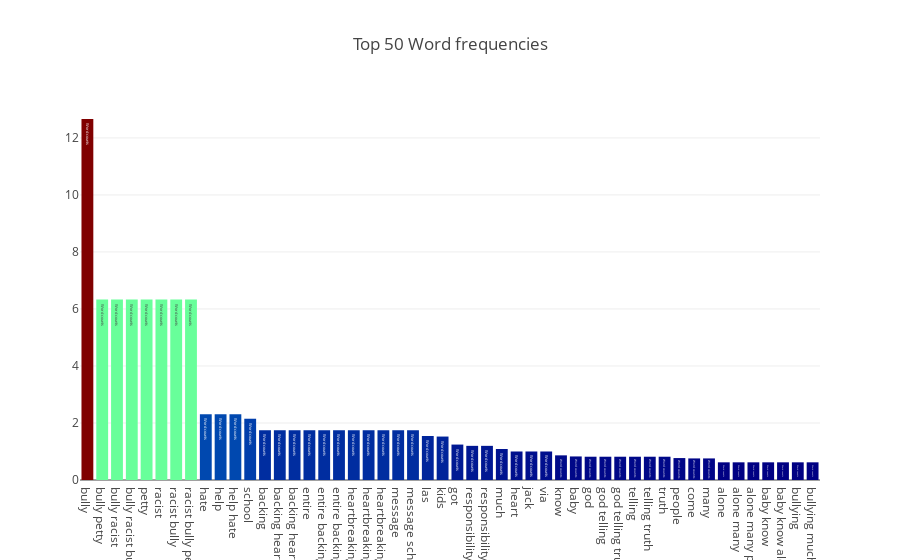
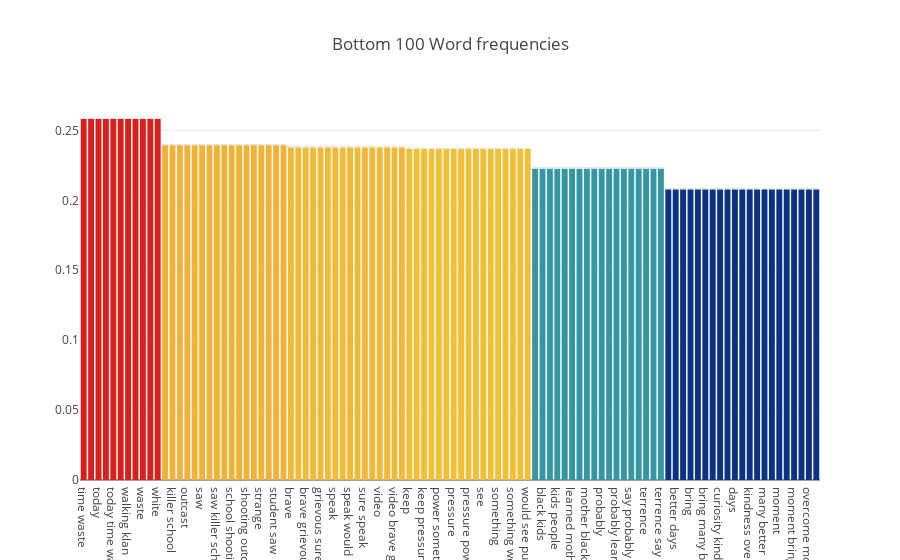

The notebook cell these images were saved under, in order:
### Code cell
# Plot top words frequency

count_vec = np.asarray(tf.sum(axis=0)).ravel()
zipped = list(zip(feature_names, count_vec))
x, y = (list(x) for x in zip(*sorted(zipped, key=lambda x: x[1], reverse=True)))
# Now I want to extract out on the top 15 and bottom 15 words
Y = np.concatenate([y[0:15], y[-16:-1]])
X = np.concatenate([x[0:15], x[-16:-1]])

# Plotting the Plot.ly plot for the Top 50 word frequencies
data = [go.Bar(
            x = x[0:50],
            y = y[0:50],
            marker= dict(colorscale='Jet',
                         color = y[0:50]
                        ),
            text='Word counts'
    )]

layout = go.Layout(
    title='Top 50 Word frequencies'
)

fig = go.Figure(data=data, layout=layout)

py.iplot(fig, filename='basic-bar')

# Plotting the Plot.ly plot for the Top 50 word frequencies
data = [go.Bar(
            x = x[-100:],
            y = y[-100:],
            marker= dict(colorscale='Portland',
                         color = y[-100:]
                        ),
            text='Word counts'
    )]

layout = go.Layout(
    title='Bottom 100 Word frequencies'
)

fig = go.Figure(data=data, layout=layout)

py.iplot(fig, filename='basic-bar')

### Figure 1 — Plotly figure (JSON) as saved in the notebook; plotly's stock layout.template omitted (floating-point values rounded to 4 significant figures)
{"data": [{"marker": {"color": [12.66, 6.332, 6.332, 6.332, 6.332, 6.332, 6.332, 6.332, 2.309, 2.309, 2.309, 2.149, 1.745, 1.745, 1.745, 1.745, 1.745, 1.745, 1.745, 1.745, 1.745, 1.745, 1.745, 1.545, 1.524, 1.243, 1.198, 1.198, 1.087, 1, 1, 1, 0.8647, 0.8264, 0.8165, 0.8165, 0.8165, 0.8165, 0.8165, 0.8165, 0.7693, 0.7571, 0.7571, 0.6203, 0.6203, 0.6203, 0.6203, 0.6203, 0.6203, 0.6203], "colorscale": "Jet"}, "text": "Word counts", "type": "bar", "x": ["bully", "bully petty", "bully racist", "bully racist bully", "petty", "racist", "racist bully", "racist bully petty", "hate", "help", "help hate", "school", "backing", "backing heartbreaking", "backing heartbreaking message", "entire", "entire backing", "entire backing heartbreaking", "heartbreaking", "heartbreaking message", "heartbreaking message school", "message", "message school", "las", "kids", "got", "responsibility", "responsibility kids", "much", "heart", "jack", "via", "know", "baby", "god", "god telling", "god telling truth", "telling", "telling truth", "truth", "people", "come", "many", "alone", "alone many", "alone many people", "baby know", "baby know alone", "bullying", "bullying much"], "y": [12.66, 6.332, 6.332, 6.332, 6.332, 6.332, 6.332, 6.332, 2.309, 2.309, 2.309, 2.149, 1.745, 1.745, 1.745, 1.745, 1.745, 1.745, 1.745, 1.745, 1.745, 1.745, 1.745, 1.545, 1.524, 1.243, 1.198, 1.198, 1.087, 1, 1, 1, 0.8647, 0.8264, 0.8165, 0.8165, 0.8165, 0.8165, 0.8165, 0.8165, 0.7693, 0.7571, 0.7571, 0.6203, 0.6203, 0.6203, 0.6203, 0.6203, 0.6203, 0.6203]}], "layout": {"title": "Top 50 Word frequencies"}}

### Figure 2 — Plotly figure (JSON) as saved in the notebook; plotly's stock layout.template omitted (floating-point values rounded to 4 significant figures)
{"data": [{"marker": {"color": [0.2582, 0.2582, 0.2582, 0.2582, 0.2582, 0.2582, 0.2582, 0.2582, 0.2582, 0.2582, 0.2582, 0.2393, 0.2393, 0.2393, 0.2393, 0.2393, 0.2393, 0.2393, 0.2393, 0.2393, 0.2393, 0.2393, 0.2393, 0.2393, 0.2393, 0.2393, 0.2393, 0.2393, 0.2378, 0.2378, 0.2378, 0.2378, 0.2378, 0.2378, 0.2378, 0.2378, 0.2378, 0.2378, 0.2378, 0.2378, 0.2378, 0.2378, 0.2378, 0.2378, 0.2367, 0.2367, 0.2367, 0.2367, 0.2367, 0.2367, 0.2367, 0.2367, 0.2367, 0.2367, 0.2367, 0.2367, 0.2367, 0.2367, 0.2367, 0.2367, 0.2367, 0.2227, 0.2227, 0.2227, 0.2227, 0.2227, 0.2227, 0.2227, 0.2227, 0.2227, 0.2227, 0.2227, 0.2227, 0.2227, 0.2227, 0.2227, 0.2227, 0.2227, 0.2227, 0.2077, 0.2077, 0.2077, 0.2077, 0.2077, 0.2077, 0.2077, 0.2077, 0.2077, 0.2077, 0.2077, 0.2077, 0.2077, 0.2077, 0.2077, 0.2077, 0.2077, 0.2077, 0.2077, 0.2077, 0.2077], "colorscale": "Portland"}, "text": "Word counts", "type": "bar", "x": ["time waste", "time waste nephew", "today", "today time", "today time waste", "walking", "walking klan", "walking klan meeting", "waste", "waste nephew", "white", "killer", "killer school", "killer school shooting", "outcast", "outcast strange", "saw", "saw killer", "saw killer school", "school shooting", "school shooting outcast", "shooting", "shooting outcast", "shooting outcast strange", "strange", "student", "student saw", "student saw killer", "brave", "brave grievous", "brave grievous sure", "grievous", "grievous sure", "grievous sure speak", "speak", "speak would", "speak would love", "sure", "sure speak", "sure speak would", "video", "video brave", "video brave grievous", "would love", "keep", "keep pressure", "keep pressure power", "power", "power something", "power something would", "pressure", "pressure power", "pressure power something", "put", "see", "see put", "something", "something would", "something would see", "would see", "would see put", "black", "black kids", "black kids people", "kids people", "learned", "learned mother", "learned mother black", "mother black", "mother black kids", "probably", "probably learned", "probably learned mother", "say", "say probably", "say probably learned", "terrence", "terrence say", "terrence say probably", "better", "better days", "better days come", "bring", "bring many", "bring many better", "curiosity", "curiosity kindness", "curiosity kindness overcome", "days", "days come", "kindness overcome", "kindness overcome moment", "many better", "many better days", "moment", "moment bring", "moment bring many", "overcome", "overcome moment", "overcome moment bring"], "y": [0.2582, 0.2582, 0.2582, 0.2582, 0.2582, 0.2582, 0.2582, 0.2582, 0.2582, 0.2582, 0.2582, 0.2393, 0.2393, 0.2393, 0.2393, 0.2393, 0.2393, 0.2393, 0.2393, 0.2393, 0.2393, 0.2393, 0.2393, 0.2393, 0.2393, 0.2393, 0.2393, 0.2393, 0.2378, 0.2378, 0.2378, 0.2378, 0.2378, 0.2378, 0.2378, 0.2378, 0.2378, 0.2378, 0.2378, 0.2378, 0.2378, 0.2378, 0.2378, 0.2378, 0.2367, 0.2367, 0.2367, 0.2367, 0.2367, 0.2367, 0.2367, 0.2367, 0.2367, 0.2367, 0.2367, 0.2367, 0.2367, 0.2367, 0.2367, 0.2367, 0.2367, 0.2227, 0.2227, 0.2227, 0.2227, 0.2227, 0.2227, 0.2227, 0.2227, 0.2227, 0.2227, 0.2227, 0.2227, 0.2227, 0.2227, 0.2227, 0.2227, 0.2227, 0.2227, 0.2077, 0.2077, 0.2077, 0.2077, 0.2077, 0.2077, 0.2077, 0.2077, 0.2077, 0.2077, 0.2077, 0.2077, 0.2077, 0.2077, 0.2077, 0.2077, 0.2077, 0.2077, 0.2077, 0.2077, 0.2077]}], "layout": {"title": "Bottom 100 Word frequencies"}}
